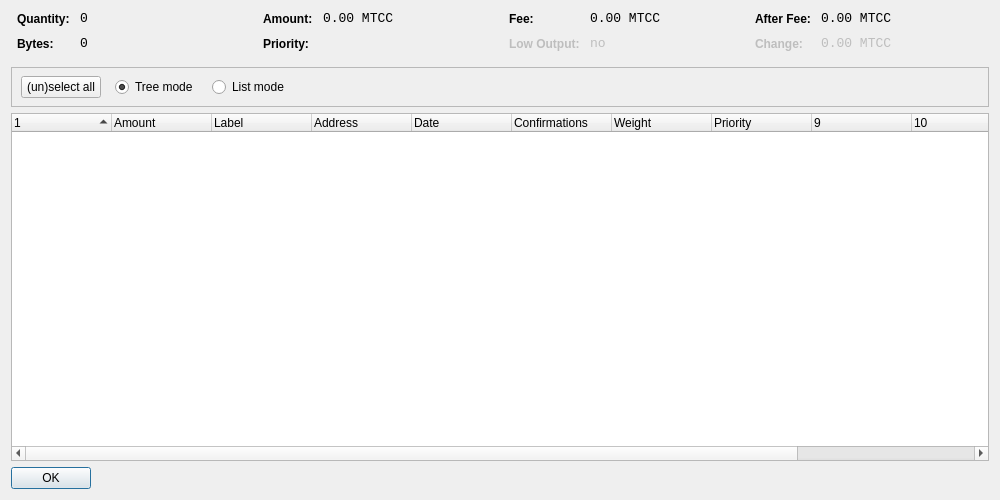
<?xml version="1.0" encoding="UTF-8"?>
<ui version="4.0">
 <class>CoinControlDialog</class>
 <widget class="QWidget" name="CoinControlDialog">
  <property name="geometry">
   <rect>
    <x>0</x>
    <y>0</y>
    <width>1000</width>
    <height>500</height>
   </rect>
  </property>
  <property name="windowTitle">
   <string>Coin Control</string>
  </property>
  <layout class="QVBoxLayout" name="verticalLayout">
   <item>
    <layout class="QHBoxLayout" name="horizontalLayoutTop" stretch="0,0,0,0">
     <property name="topMargin">
      <number>0</number>
     </property>
     <property name="bottomMargin">
      <number>10</number>
     </property>
     <item>
      <layout class="QFormLayout" name="formLayoutCoinControl1">
       <property name="horizontalSpacing">
        <number>10</number>
       </property>
       <property name="verticalSpacing">
        <number>10</number>
       </property>
       <property name="leftMargin">
        <number>6</number>
       </property>
       <property name="rightMargin">
        <number>6</number>
       </property>
       <item row="0" column="0">
        <widget class="QLabel" name="labelCoinControlQuantityText">
         <property name="styleSheet">
          <string notr="true">font-weight:bold;</string>
         </property>
         <property name="text">
          <string>Quantity:</string>
         </property>
        </widget>
       </item>
       <item row="0" column="1">
        <widget class="QLabel" name="labelCoinControlQuantity">
         <property name="font">
          <font>
           <family>Monospace</family>
           <pointsize>10</pointsize>
          </font>
         </property>
         <property name="cursor">
          <cursorShape>IBeamCursor</cursorShape>
         </property>
         <property name="contextMenuPolicy">
          <enum>Qt::ActionsContextMenu</enum>
         </property>
         <property name="text">
          <string notr="true">0</string>
         </property>
         <property name="textInteractionFlags">
          <set>Qt::LinksAccessibleByMouse|Qt::TextSelectableByKeyboard|Qt::TextSelectableByMouse</set>
         </property>
        </widget>
       </item>
       <item row="1" column="0">
        <widget class="QLabel" name="labelCoinControlBytesText">
         <property name="styleSheet">
          <string notr="true">font-weight:bold;</string>
         </property>
         <property name="text">
          <string>Bytes:</string>
         </property>
        </widget>
       </item>
       <item row="1" column="1">
        <widget class="QLabel" name="labelCoinControlBytes">
         <property name="font">
          <font>
           <family>Monospace</family>
           <pointsize>10</pointsize>
          </font>
         </property>
         <property name="cursor">
          <cursorShape>IBeamCursor</cursorShape>
         </property>
         <property name="contextMenuPolicy">
          <enum>Qt::ActionsContextMenu</enum>
         </property>
         <property name="text">
          <string notr="true">0</string>
         </property>
         <property name="textInteractionFlags">
          <set>Qt::LinksAccessibleByMouse|Qt::TextSelectableByKeyboard|Qt::TextSelectableByMouse</set>
         </property>
        </widget>
       </item>
      </layout>
     </item>
     <item>
      <layout class="QFormLayout" name="formLayoutCoinControl2">
       <property name="horizontalSpacing">
        <number>10</number>
       </property>
       <property name="verticalSpacing">
        <number>10</number>
       </property>
       <property name="leftMargin">
        <number>6</number>
       </property>
       <property name="rightMargin">
        <number>6</number>
       </property>
       <item row="0" column="0">
        <widget class="QLabel" name="labelCoinControlAmountText">
         <property name="styleSheet">
          <string notr="true">font-weight:bold;</string>
         </property>
         <property name="text">
          <string>Amount:</string>
         </property>
        </widget>
       </item>
       <item row="0" column="1">
        <widget class="QLabel" name="labelCoinControlAmount">
         <property name="font">
          <font>
           <family>Monospace</family>
           <pointsize>10</pointsize>
          </font>
         </property>
         <property name="cursor">
          <cursorShape>IBeamCursor</cursorShape>
         </property>
         <property name="contextMenuPolicy">
          <enum>Qt::ActionsContextMenu</enum>
         </property>
         <property name="text">
          <string notr="true">0.00 MTCC</string>
         </property>
         <property name="textInteractionFlags">
          <set>Qt::LinksAccessibleByMouse|Qt::TextSelectableByKeyboard|Qt::TextSelectableByMouse</set>
         </property>
        </widget>
       </item>
       <item row="1" column="0">
        <widget class="QLabel" name="labelCoinControlPriorityText">
         <property name="styleSheet">
          <string notr="true">font-weight:bold;</string>
         </property>
         <property name="text">
          <string>Priority:</string>
         </property>
        </widget>
       </item>
       <item row="1" column="1">
        <widget class="QLabel" name="labelCoinControlPriority">
         <property name="font">
          <font>
           <family>Monospace</family>
           <pointsize>10</pointsize>
          </font>
         </property>
         <property name="cursor">
          <cursorShape>IBeamCursor</cursorShape>
         </property>
         <property name="contextMenuPolicy">
          <enum>Qt::ActionsContextMenu</enum>
         </property>
         <property name="text">
          <string/>
         </property>
         <property name="textInteractionFlags">
          <set>Qt::LinksAccessibleByMouse|Qt::TextSelectableByKeyboard|Qt::TextSelectableByMouse</set>
         </property>
        </widget>
       </item>
      </layout>
     </item>
     <item>
      <layout class="QFormLayout" name="formLayoutCoinControl3">
       <property name="horizontalSpacing">
        <number>10</number>
       </property>
       <property name="verticalSpacing">
        <number>10</number>
       </property>
       <property name="leftMargin">
        <number>6</number>
       </property>
       <property name="rightMargin">
        <number>6</number>
       </property>
       <item row="0" column="0">
        <widget class="QLabel" name="labelCoinControlFeeText">
         <property name="styleSheet">
          <string notr="true">font-weight:bold;</string>
         </property>
         <property name="text">
          <string>Fee:</string>
         </property>
        </widget>
       </item>
       <item row="0" column="1">
        <widget class="QLabel" name="labelCoinControlFee">
         <property name="font">
          <font>
           <family>Monospace</family>
           <pointsize>10</pointsize>
          </font>
         </property>
         <property name="cursor">
          <cursorShape>IBeamCursor</cursorShape>
         </property>
         <property name="contextMenuPolicy">
          <enum>Qt::ActionsContextMenu</enum>
         </property>
         <property name="text">
          <string notr="true">0.00 MTCC</string>
         </property>
         <property name="textInteractionFlags">
          <set>Qt::LinksAccessibleByMouse|Qt::TextSelectableByKeyboard|Qt::TextSelectableByMouse</set>
         </property>
        </widget>
       </item>
       <item row="1" column="0">
        <widget class="QLabel" name="labelCoinControlLowOutputText">
         <property name="enabled">
          <bool>false</bool>
         </property>
         <property name="styleSheet">
          <string notr="true">font-weight:bold;</string>
         </property>
         <property name="text">
          <string>Low Output:</string>
         </property>
        </widget>
       </item>
       <item row="1" column="1">
        <widget class="QLabel" name="labelCoinControlLowOutput">
         <property name="enabled">
          <bool>false</bool>
         </property>
         <property name="font">
          <font>
           <family>Monospace</family>
           <pointsize>10</pointsize>
          </font>
         </property>
         <property name="cursor">
          <cursorShape>IBeamCursor</cursorShape>
         </property>
         <property name="contextMenuPolicy">
          <enum>Qt::ActionsContextMenu</enum>
         </property>
         <property name="text">
          <string>no</string>
         </property>
         <property name="textInteractionFlags">
          <set>Qt::LinksAccessibleByMouse|Qt::TextSelectableByKeyboard|Qt::TextSelectableByMouse</set>
         </property>
        </widget>
       </item>
      </layout>
     </item>
     <item>
      <layout class="QFormLayout" name="formLayoutCoinControl4">
       <property name="horizontalSpacing">
        <number>10</number>
       </property>
       <property name="verticalSpacing">
        <number>10</number>
       </property>
       <property name="leftMargin">
        <number>6</number>
       </property>
       <property name="rightMargin">
        <number>6</number>
       </property>
       <item row="0" column="0">
        <widget class="QLabel" name="labelCoinControlAfterFeeText">
         <property name="styleSheet">
          <string notr="true">font-weight:bold;</string>
         </property>
         <property name="text">
          <string>After Fee:</string>
         </property>
        </widget>
       </item>
       <item row="0" column="1">
        <widget class="QLabel" name="labelCoinControlAfterFee">
         <property name="font">
          <font>
           <family>Monospace</family>
           <pointsize>10</pointsize>
          </font>
         </property>
         <property name="cursor">
          <cursorShape>IBeamCursor</cursorShape>
         </property>
         <property name="contextMenuPolicy">
          <enum>Qt::ActionsContextMenu</enum>
         </property>
         <property name="text">
          <string notr="true">0.00 MTCC</string>
         </property>
         <property name="textInteractionFlags">
          <set>Qt::LinksAccessibleByMouse|Qt::TextSelectableByKeyboard|Qt::TextSelectableByMouse</set>
         </property>
        </widget>
       </item>
       <item row="1" column="0">
        <widget class="QLabel" name="labelCoinControlChangeText">
         <property name="enabled">
          <bool>false</bool>
         </property>
         <property name="styleSheet">
          <string notr="true">font-weight:bold;</string>
         </property>
         <property name="text">
          <string>Change:</string>
         </property>
        </widget>
       </item>
       <item row="1" column="1">
        <widget class="QLabel" name="labelCoinControlChange">
         <property name="enabled">
          <bool>false</bool>
         </property>
         <property name="font">
          <font>
           <family>Monospace</family>
           <pointsize>10</pointsize>
          </font>
         </property>
         <property name="cursor">
          <cursorShape>IBeamCursor</cursorShape>
         </property>
         <property name="contextMenuPolicy">
          <enum>Qt::ActionsContextMenu</enum>
         </property>
         <property name="text">
          <string notr="true">0.00 MTCC</string>
         </property>
         <property name="textInteractionFlags">
          <set>Qt::LinksAccessibleByMouse|Qt::TextSelectableByKeyboard|Qt::TextSelectableByMouse</set>
         </property>
        </widget>
       </item>
      </layout>
     </item>
    </layout>
   </item>
   <item>
    <widget class="QFrame" name="frame">
     <property name="minimumSize">
      <size>
       <width>0</width>
       <height>40</height>
      </size>
     </property>
     <property name="frameShape">
      <enum>QFrame::StyledPanel</enum>
     </property>
     <property name="frameShadow">
      <enum>QFrame::Sunken</enum>
     </property>
     <widget class="QWidget" name="horizontalLayoutWidget">
      <property name="geometry">
       <rect>
        <x>10</x>
        <y>0</y>
        <width>781</width>
        <height>41</height>
       </rect>
      </property>
      <layout class="QHBoxLayout" name="horizontalLayoutPanel" stretch="0,0,0,0">
       <property name="spacing">
        <number>14</number>
       </property>
       <item>
        <widget class="QPushButton" name="pushButtonSelectAll">
         <property name="sizePolicy">
          <sizepolicy hsizetype="Maximum" vsizetype="Fixed">
           <horstretch>0</horstretch>
           <verstretch>0</verstretch>
          </sizepolicy>
         </property>
         <property name="text">
          <string>(un)select all</string>
         </property>
        </widget>
       </item>
       <item>
        <widget class="QRadioButton" name="radioTreeMode">
         <property name="sizePolicy">
          <sizepolicy hsizetype="Maximum" vsizetype="Fixed">
           <horstretch>0</horstretch>
           <verstretch>0</verstretch>
          </sizepolicy>
         </property>
         <property name="text">
          <string>Tree mode</string>
         </property>
         <property name="checked">
          <bool>true</bool>
         </property>
        </widget>
       </item>
       <item>
        <widget class="QRadioButton" name="radioListMode">
         <property name="sizePolicy">
          <sizepolicy hsizetype="Maximum" vsizetype="Fixed">
           <horstretch>0</horstretch>
           <verstretch>0</verstretch>
          </sizepolicy>
         </property>
         <property name="text">
          <string>List mode</string>
         </property>
        </widget>
       </item>
       <item>
        <spacer name="horizontalSpacer">
         <property name="orientation">
          <enum>Qt::Horizontal</enum>
         </property>
         <property name="sizeHint" stdset="0">
          <size>
           <width>40</width>
           <height>20</height>
          </size>
         </property>
        </spacer>
       </item>
      </layout>
     </widget>
    </widget>
   </item>
   <item>
    <widget class="CoinControlTreeWidget" name="treeWidget">
     <property name="contextMenuPolicy">
      <enum>Qt::CustomContextMenu</enum>
     </property>
     <property name="sortingEnabled">
      <bool>false</bool>
     </property>
     <property name="columnCount">
      <number>12</number>
     </property>
     <attribute name="headerShowSortIndicator" stdset="0">
      <bool>true</bool>
     </attribute>
     <attribute name="headerStretchLastSection">
      <bool>false</bool>
     </attribute>
     <column>
      <property name="text">
       <string/>
      </property>
     </column>
     <column>
      <property name="text">
       <string>Amount</string>
      </property>
     </column>
     <column>
      <property name="text">
       <string>Label</string>
      </property>
     </column>
     <column>
      <property name="text">
       <string>Address</string>
      </property>
     </column>
     <column>
      <property name="text">
       <string>Date</string>
      </property>
     </column>
     <column>
      <property name="text">
       <string>Confirmations</string>
      </property>
      <property name="toolTip">
       <string>Confirmed</string>
      </property>
     </column>
     <column>
      <property name="text">
       <string>Weight</string>
      </property>
     </column>
     <column>
      <property name="text">
       <string>Priority</string>
      </property>
     </column>
     <column>
      <property name="text">
       <string/>
      </property>
     </column>
     <column>
      <property name="text">
       <string/>
      </property>
     </column>
     <column>
      <property name="text">
       <string/>
      </property>
     </column>
     <column>
      <property name="text">
       <string/>
      </property>
     </column>
    </widget>
   </item>
   <item>
    <widget class="QDialogButtonBox" name="buttonBox">
     <property name="sizePolicy">
      <sizepolicy hsizetype="Maximum" vsizetype="Fixed">
       <horstretch>0</horstretch>
       <verstretch>0</verstretch>
      </sizepolicy>
     </property>
     <property name="orientation">
      <enum>Qt::Horizontal</enum>
     </property>
     <property name="standardButtons">
      <set>QDialogButtonBox::Ok</set>
     </property>
    </widget>
   </item>
  </layout>
 </widget>
 <customwidgets>
  <customwidget>
   <class>CoinControlTreeWidget</class>
   <extends>QTreeWidget</extends>
   <header>coincontroltreewidget.h</header>
  </customwidget>
 </customwidgets>
 <resources/>
 <connections/>
</ui>
